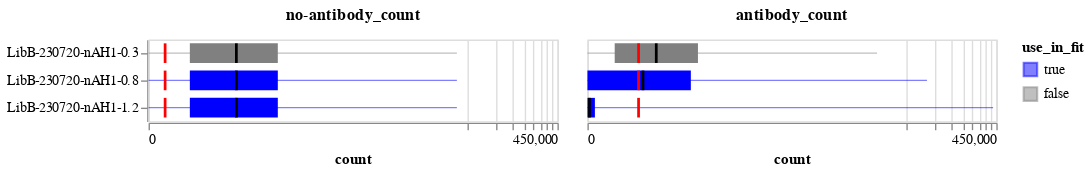

The notebook cell saved with this chart:
### Markdown cell above
Now plot the distribution of no-antibody and antibody counts versus the thresholds.
Recall we keep variants that meet **either** threshold, and in an ideal experiment all variants would meet the no-antibody threshold but we may expect only a small fraction (true escape mutations) to meet the antibody threshold.

In the plots below, the bars span the interquartile range, the lines go from min to max, the dark black line is the median, and the red line is the threshold for counts to be retained (a variant only needs to meet one threshold).

### Code cell
count_summary = (
    prob_escape.melt(
        id_vars=["sample", "concentration", "use_in_fit"],
        value_vars=["antibody_count", "no-antibody_count"],
        var_name="count_type",
        value_name="count",
    )
    .groupby(["sample", "concentration", "use_in_fit", "count_type"], as_index=False)
    .aggregate(
        median=pd.NamedAgg("count", "median"),
        q1=pd.NamedAgg("count", lambda s: s.quantile(0.25)),
        q3=pd.NamedAgg("count", lambda s: s.quantile(0.75)),
        min=pd.NamedAgg("count", "min"),
        max=pd.NamedAgg("count", "max"),
    )
    .merge(
        min_counts.rename(
            columns={
                "min_antibody_count": "antibody_count",
                "min_no_antibody_count": "no-antibody_count",
            }
        ).melt(id_vars="sample", var_name="count_type", value_name="threshold"),
        on=["sample", "count_type"],
        validate="one_to_one",
    )
)

base_chart = alt.Chart(count_summary).encode(
    y=alt.Y("sample", title=None, sort=alt.SortField("concentration")),
    tooltip=count_summary.columns.tolist(),
    color=alt.Color(
        "use_in_fit",
        scale=alt.Scale(domain=[True, False], range=["blue", "gray"]),
    ),
)

quantile_bar = base_chart.encode(
    x=alt.X(
        "q1",
        scale=alt.Scale(type="symlog", constant=20),
        axis=alt.Axis(labelOverlap=True),
        title="count",
    ),
    x2="q3",
).mark_bar(color="blue", height={"band": 0.8})

range_line = base_chart.encode(x="min", x2="max").mark_rule(color="blue", opacity=0.5)

median_line = base_chart.encode(
    x="median", x2="median", color=alt.value("black")
).mark_bar(xOffset=1, x2Offset=-1, height={"band": 0.8})

threshold_line = base_chart.encode(
    x="threshold", x2="threshold", color=alt.value("red")
).mark_bar(xOffset=1, x2Offset=-1, height={"band": 0.8})

count_summary_chart = (quantile_bar + range_line + median_line + threshold_line).facet(
    column=alt.Column(
        "count_type",
        title=None,
        sort="descending",
        header=alt.Header(labelFontWeight="bold", labelFontSize=12),
    ),
)

count_summary_chart

### Figure 1 — Vega-Lite specification as saved in the notebook (floating-point values rounded to 4 significant figures)
{"config": {"view": {"continuousWidth": 300, "continuousHeight": 300}}, "data": {"name": "data-709f223355cae744bf75bad97788862b"}, "facet": {"column": {"field": "count_type", "header": {"labelFontSize": 12, "labelFontWeight": "bold"}, "sort": "descending", "title": null, "type": "nominal"}}, "spec": {"layer": [{"mark": {"type": "bar", "color": "blue", "height": {"band": 0.8}}, "encoding": {"color": {"field": "use_in_fit", "scale": {"domain": [true, false], "range": ["blue", "gray"]}, "type": "nominal"}, "tooltip": [{"field": "sample", "type": "nominal"}, {"field": "concentration", "type": "quantitative"}, {"field": "use_in_fit", "type": "nominal"}, {"field": "count_type", "type": "nominal"}, {"field": "median", "type": "quantitative"}, {"field": "q1", "type": "quantitative"}, {"field": "q3", "type": "quantitative"}, {"field": "min", "type": "quantitative"}, {"field": "max", "type": "quantitative"}, {"field": "threshold", "type": "quantitative"}], "x": {"axis": {"labelOverlap": true}, "field": "q1", "scale": {"constant": 20, "type": "symlog"}, "title": "count", "type": "quantitative"}, "x2": {"field": "q3"}, "y": {"field": "sample", "sort": {"field": "concentration"}, "title": null, "type": "nominal"}}}, {"mark": {"type": "rule", "color": "blue", "opacity": 0.5}, "encoding": {"color": {"field": "use_in_fit", "scale": {"domain": [true, false], "range": ["blue", "gray"]}, "type": "nominal"}, "tooltip": [{"field": "sample", "type": "nominal"}, {"field": "concentration", "type": "quantitative"}, {"field": "use_in_fit", "type": "nominal"}, {"field": "count_type", "type": "nominal"}, {"field": "median", "type": "quantitative"}, {"field": "q1", "type": "quantitative"}, {"field": "q3", "type": "quantitative"}, {"field": "min", "type": "quantitative"}, {"field": "max", "type": "quantitative"}, {"field": "threshold", "type": "quantitative"}], "x": {"field": "min", "type": "quantitative"}, "x2": {"field": "max"}, "y": {"field": "sample", "sort": {"field": "concentration"}, "title": null, "type": "nominal"}}}, {"mark": {"type": "bar", "height": {"band": 0.8}, "x2Offset": -1, "xOffset": 1}, "encoding": {"color": {"value": "black"}, "tooltip": [{"field": "sample", "type": "nominal"}, {"field": "concentration", "type": "quantitative"}, {"field": "use_in_fit", "type": "nominal"}, {"field": "count_type", "type": "nominal"}, {"field": "median", "type": "quantitative"}, {"field": "q1", "type": "quantitative"}, {"field": "q3", "type": "quantitative"}, {"field": "min", "type": "quantitative"}, {"field": "max", "type": "quantitative"}, {"field": "threshold", "type": "quantitative"}], "x": {"field": "median", "type": "quantitative"}, "x2": {"field": "median"}, "y": {"field": "sample", "sort": {"field": "concentration"}, "title": null, "type": "nominal"}}}, {"mark": {"type": "bar", "height": {"band": 0.8}, "x2Offset": -1, "xOffset": 1}, "encoding": {"color": {"value": "red"}, "tooltip": [{"field": "sample", "type": "nominal"}, {"field": "concentration", "type": "quantitative"}, {"field": "use_in_fit", "type": "nominal"}, {"field": "count_type", "type": "nominal"}, {"field": "median", "type": "quantitative"}, {"field": "q1", "type": "quantitative"}, {"field": "q3", "type": "quantitative"}, {"field": "min", "type": "quantitative"}, {"field": "max", "type": "quantitative"}, {"field": "threshold", "type": "quantitative"}], "x": {"field": "threshold", "type": "quantitative"}, "x2": {"field": "threshold"}, "y": {"field": "sample", "sort": {"field": "concentration"}, "title": null, "type": "nominal"}}}]}, "$schema": "https://vega.github.io/schema/vega-lite/v5.8.0.json", "datasets": {"data-709f223355cae744bf75bad97788862b": [{"sample": "LibB-230720-nAH1-0.3", "concentration": 0.3, "use_in_fit": false, "count_type": "antibody_count", "median": 88.0, "q1": 19.0, "q3": 280.0, "min": 0, "max": 24157, "threshold": 50.0}, {"sample": "LibB-230720-nAH1-0.3", "concentration": 0.3, "use_in_fit": false, "count_type": "no-antibody_count", "median": 152.0, "q1": 35.0, "q3": 455.0, "min": 0, "max": 38223, "threshold": 10.0}, {"sample": "LibB-230720-nAH1-0.8", "concentration": 0.8, "use_in_fit": true, "count_type": "antibody_count", "median": 58.0, "q1": 0.0, "q3": 232.0, "min": 0, "max": 82088, "threshold": 50.0}, {"sample": "LibB-230720-nAH1-0.8", "concentration": 0.8, "use_in_fit": true, "count_type": "no-antibody_count", "median": 152.0, "q1": 35.0, "q3": 455.0, "min": 0, "max": 38223, "threshold": 10.0}, {"sample": "LibB-230720-nAH1-1.2", "concentration": 1.2, "use_in_fit": true, "count_type": "antibody_count", "median": 1.0, "q1": 0.0, "q3": 4.0, "min": 0, "max": 415594, "threshold": 50.0}, {"sample": "LibB-230720-nAH1-1.2", "concentration": 1.2, "use_in_fit": true, "count_type": "no-antibody_count", "median": 152.0, "q1": 35.0, "q3": 455.0, "min": 0, "max": 38223, "threshold": 10.0}]}}
